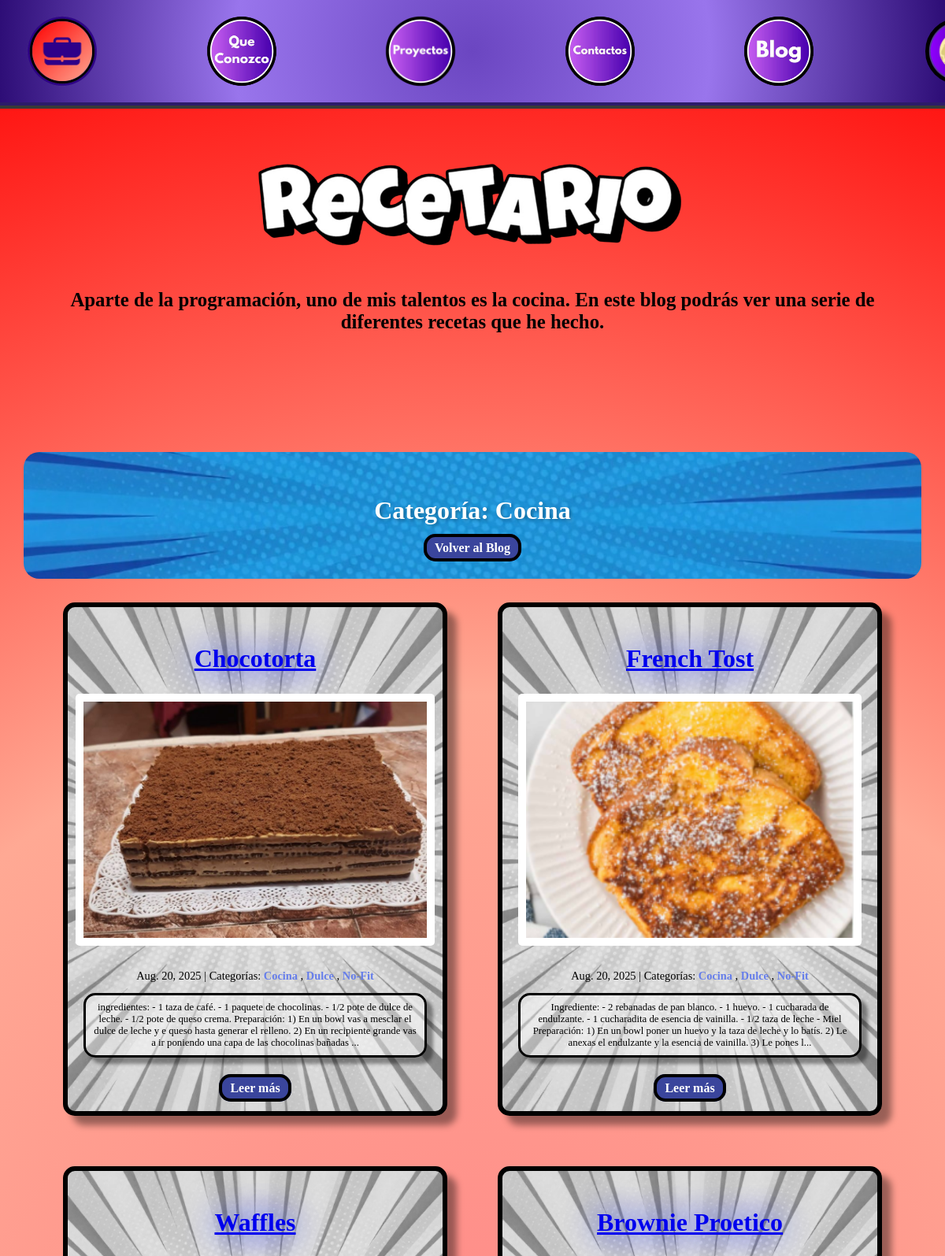
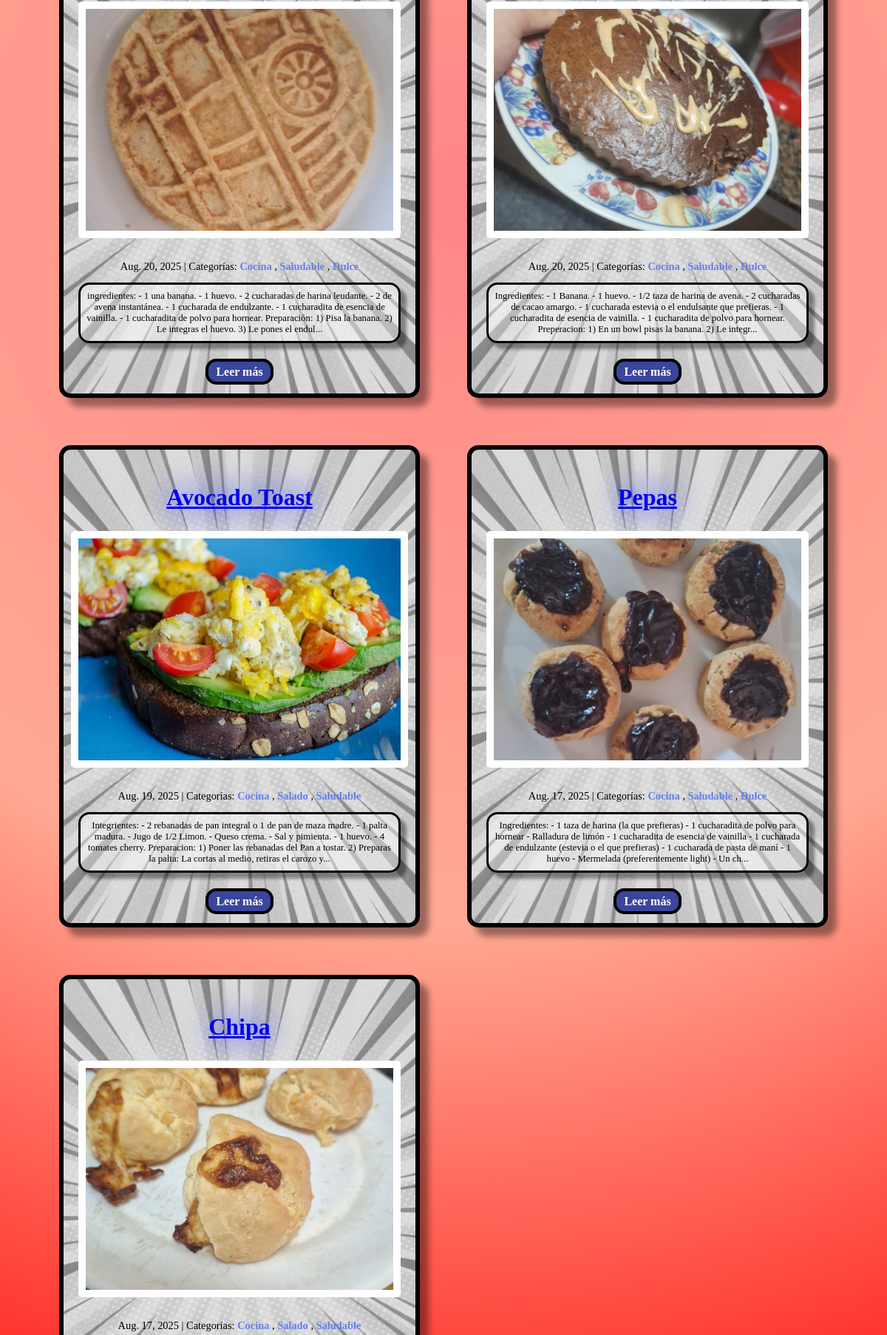
/blog/category/Cocina/ (upper part), run on the app's committed database (2 pictures, top to bottom).
### blog/models.py (models this page shows, shortened)
class Category(models.Model):
    name = models.CharField(max_length=30)
    class Meta:
        verbose_name_plural = "categories"

class Post(models.Model):
    title = models.CharField(max_length=255)
    body = models.TextField()
    created_on = models.DateTimeField(auto_now_add=True)
    last_modified = models.DateTimeField(auto_now=True)
    categories = models.ManyToManyField("Category", related_name="posts")
    image = models.ImageField(upload_to='blog_images/', blank=True, null=True)

### blog/views.py (the view)
# urls.py: path("category/<category>/", views.blog_category, name="blog_category"),
def blog_category(request, category):
    posts = Post.objects.filter(
        categories__name__contains=category
    ).order_by("-created_on")
    context = {
        "category": category,
        "posts": posts,
    }
    return render(request, "blog/category.html", context)

### templates/blog/category.html (shortened to what this page needs)
{% extends "blog.html" %}
{% load static %}
{% block page_content %}
  <div class="category-header" style="background-image: url('{% static 'Portafolio/assets/Fondos/Fondo Azul.png' %}'); background-size: cover; background-position: center;">
    <h2 class="category-title">Categoría: {{ category }}</h2>
    <a href="{% url 'blog:blog_index' %}" class="volver">Volver al Blog</a>
  </div>
  <div class="Posteos">
    {% for post in posts %}
      <article class="Tarjeta" style="background-image: url('{% static 'Portafolio/assets/Fondos/Fondo Blanco.png' %}'); background-size: cover; background-position: center;">
        <div class="Contenido">
          <h2 class="titulo-posteo">
            <a href="{% url 'blog:blog_detail' post.pk %}">{{ post.title }}</a>
          </h2>
          {% if post.image %}
            <div class="post-image">
              <img src="{{ post.image.url }}" alt="{{ post.title }}" class="post-thumbnail">
            </div>
          {% endif %}
          <div class="info">
            <span class="post-date">{{ post.created_on.date }}</span>
            <span class="separator">|</span>
            <span class="post-categories">Categorías:
              {% for category in post.categories.all %}
                <a href="{% url 'blog:blog_category' category.name %}" class="categoria">
                  {{ category.name }}
                </a>{% if not forloop.last %}, {% endif %}
              {% endfor %}
            </span>
          </div>
          <div class="informacion-previa">
            <p>{{ post.body | slice:":300" }}{% if post.body|length > 300 %}...{% endif %}</p>
          </div>
          <a href="{% url 'blog:blog_detail' post.pk %}" class="leer-mas">Leer más</a>
        </div>
      </article>
    {% empty %}
      <div class="no-posts" style="background-image: url('{% static 'Portafolio/assets/Fondos/Fondo Blanco.png' %}'); background-size: cover; background-position: center;">
        <h3>No hay posts en esta categoría</h3>
        <p>Pronto habrá contenido en esta categoría.</p>
      </div>
    {% endfor %}
  </div>
{% endblock page_content %}

### Portafolio/static/Portafolio/css/base.css (style rules this page uses)
html { scroll-behavior: smooth; }
body { margin: 0; padding: 0; height: 100%; transition: background-color 0.3s ease; font-family: 'Baloo 2', cursive; }
h1, h2, h3, .Barra ul li a { font-family: 'Bangers', cursive; }

### Portafolio/static/Portafolio/css/blog.css (style rules this page uses)
body { background: radial-gradient(circle,#ff8686, #ffa994, #ff0000); }
.Posteos { padding-left: 5rem; padding-right: 5rem; display: grid; text-align: center; grid-template-columns: repeat(auto-fit, minmax(400px, 1fr)); gap: 4rem; max-width: 1200px; margin-bottom: 30px; }
.Tarjeta { border-radius: 15px; border: 6px solid #000000; box-shadow: 12px 12px 8px rgba(0, 0, 0, 0.4); padding: 20px; transition: all 0.3s ease; }
.Contenido { position: relative; z-index: 1; }
.titulo-posteo { color: #005eff; text-align: center; text-shadow: 0 0 40px #0022ff; font-family: 'Bangers', cursive; font-size: 2rem; }
.info { font-family: 'Baloo 2', cursive; color: #000000; font-size: 0.9rem; gap: 0.5rem; }
.categoria { font-family: 'Baloo 2', cursive; font-size: 0.9rem; color: #667eea; text-decoration: none; font-weight: bold; transition: color 0.3s ease; }
.informacion-previa p { font-family: 'Baloo 2', cursive; font-size: 0.8rem; color: #000000; margin-bottom: 30px; background-color: rgba(255, 255, 255, 0.402); border: 3px solid #000000; box-shadow: 8px 8px 4px rgba(0, 0, 0, 0.4); border-radius: 15px; padding: 0.5rem; }
.leer-mas { font-weight: bold; font-family: 'Bangers', cursive; background-color: #3a459c; border-radius: 15px; border: 4px solid #000; color: white; padding: 5px 10px; text-decoration: none; transition: all 0.3s ease; }
.volver { font-weight: bold; font-family: 'Bangers', cursive; background-color: #3a459c; border-radius: 15px; border: 4px solid #000; color: white; padding: 5px 10px; text-decoration: none; transition: all 0.3s ease; margin-bottom: 25px; }
.category-header { border-radius: 20px; padding: 30px; text-align: center; margin: 30px auto; max-width: 1400px; width: 90%; }
.category-title { color: white; font-size: 2em; font-weight: bold; margin-bottom: 20px; text-shadow: 2px 2px 4px rgba(0, 0, 0, 0.3); }
.post-thumbnail { width: 100%; height: 200px; object-fit: cover; border-radius: 10px; margin-bottom: 15px; }
.post-thumbnail { width: 100%; height: 300px; object-fit: cover; border-radius: 5px; margin-bottom: 15px; background: white; padding: 10px 10px 10px 10px; }
.post-image { margin-bottom: 15px; display: flex; justify-content: center; position: relative; }

### data on the page
Category: name "Cocina"
Post: title "Chocotorta", image (picture), created_on "Aug. 20, 2025", body "ingredientes: - 1 taza de café. - 1 paquete de chocolinas. - 1/2 pote de dulce de leche. - 1/2 pote de queso crema. Preparación: 1) En un bowl vas a mesclar el dulce de leche y e queso hasta generar el relleno. 2) En un recipiente grande vas a ir poniendo una capa de las chocolinas bañadas"
Category: name "Dulce"
Category: name "No-Fit"
Post: title "French Tost", image (picture), created_on "Aug. 20, 2025", body "Ingrediente: - 2 rebanadas de pan blanco. - 1 huevo. - 1 cucharada de endulzante. - 1 cucharadita de esencia de vainilla. - 1/2 taza de leche - Miel Preparación: 1) En un bowl poner un huevo y la taza de leche y lo batís. 2) Le anexas el endulzante y la esencia de vainilla. 3) Le pones l"
Post: title "Waffles", image (picture), created_on "Aug. 20, 2025", body "ingredientes: - 1 una banana. - 1 huevo. - 2 cucharadas de harina leudante. - 2 de avena instantánea. - 1 cucharada de endulzante. - 1 cucharadita de esencia de vainilla. - 1 cucharadita de polvo para hornear. Preparación: 1) Pisa la banana. 2) Le integras el huevo. 3) Le pones el endul"
Category: name "Saludable"
Post: title "Brownie Proetico", image (picture), created_on "Aug. 20, 2025", body "Ingredientes: - 1 Banana. - 1 huevo. - 1/2 taza de harina de avena. - 2 cucharadas de cacao amargo. - 1 cucharada estevia o el endulsante que prefieras. - 1 cucharadita de esencia de vainilla. - 1 cucharadita de polvo para hornear. Preperacion: 1) En un bowl pisas la banana. 2) Le integr"
Post: title "Avocado Toast", image (picture), created_on "Aug. 19, 2025", body "Integrientes: - 2 rebanadas de pan integral o 1 de pan de maza madre. - 1 palta madura. - Jugo de 1/2 Limon. - Queso crema. - Sal y pimienta. - 1 huevo. - 4 tomates cherry. Preparacion: 1) Poner las rebanadas del Pan a tostar. 2) Preparas la palta: La cortas al medio, retiras el carozo y"
Category: name "Salado"
Post: title "Pepas", image (picture), created_on "Aug. 17, 2025", body "Ingredientes: - 1 taza de harina (la que prefieras) - 1 cucharadita de polvo para hornear - Ralladura de limón - 1 cucharadita de esencia de vainilla - 1 cucharada de endulzante (estevia o el que prefieras) - 1 cucharada de pasta de maní - 1 huevo - Mermelada (preferentemente light) - Un ch"
Post: title "Chipa", image (picture), created_on "Aug. 17, 2025"
